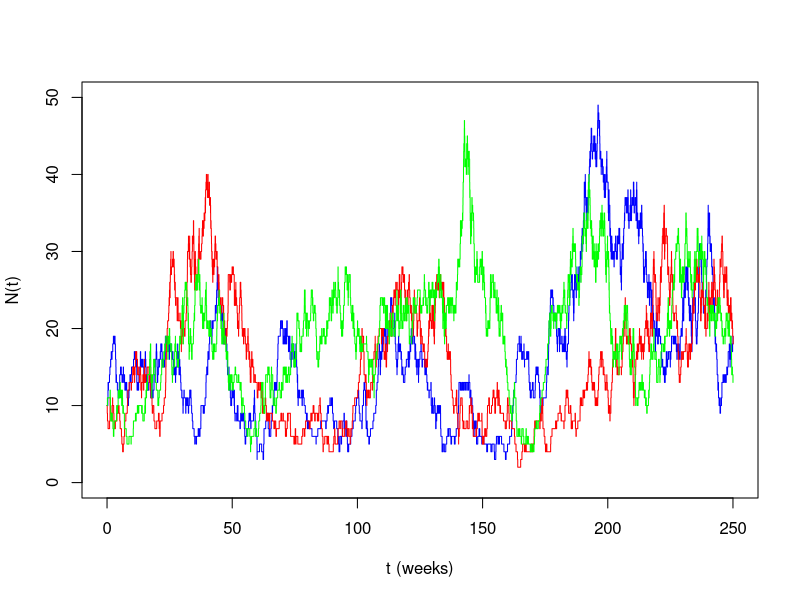
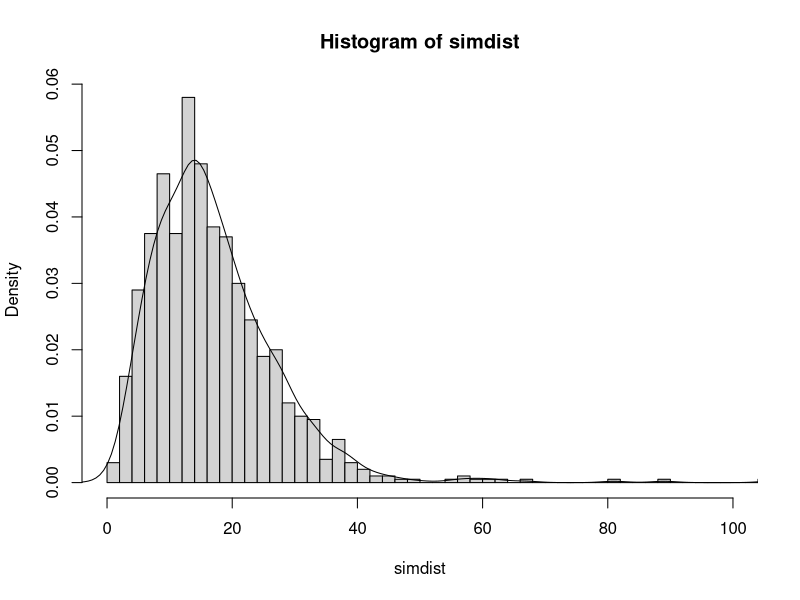

Reproduce these figures in R, in order.
set.seed(1)

# Question 2 b

ratpopulation = function (T=250, N0=10, lambda=0.2, theta=0.4, mu=0.25) {
  t = 0
  N = N0
  i = 1
  A.t = rexp(1,N*lambda+theta)             # first arrival time
  D.t = ifelse(N == 0, A.t,rexp(1,N*mu))   # first departure time
  while (t[i] < T) {
    if(N[i] == 0){                        # no rats = no departure
      t[i+1] = A.t
      N[i+1] = 1
      A.t <- t[i+1] + rexp(1,N[i+1]*lambda+theta)
      D.t <- t[i+1] + rexp(1,N[i+1]*mu)
    }
    else{
      t[i+1] = min(A.t,D.t)
      N[i+1] = N[i] + ifelse(A.t < D.t, 1, -1)
      if(A.t < D.t){                              # is arrival ?
        A.t = t[i+1] + rexp(1,N[i+1]*lambda+theta)   # next arrival time
      }
      else {                                      # is departure
        D.t = ifelse(N[i+1] == 0, t[i+1], t[i+1] + rexp(1,N[i+1]*mu))         # next departure time
        }
      }
  i = i + 1
  }
  cbind (t=t, N=N)
}

# Question 2 c

x1 = ratpopulation()
n1 = nrow (x1)
plot (c(x1[1,1], rep(x1[-1,1], each =2), x1[n1,1]), rep(x1[,2], each =2), col="blue",
      type ="l", xlab ="t (weeks)", ylab ="N(t)", xlim=c(0, 250), ylim=c(0, 50))

x2 = ratpopulation()
n2 = nrow (x2)
lines(c(x2[1,1], rep(x2[-1,1], each =2), x2[n2,1]), rep(x2[,2], each =2), col="red")

x3 = ratpopulation()
n3 = nrow (x3)
lines(c(x3[1,1], rep(x3[-1,1], each =2), x3[n3,1]), rep(x3[,2], each =2), col="green")

# Question 2 d

dist1yr <- function(N = 1000, T = 52){
  vr1yr <- rep(NA,N)
  for (i in 1:N){
    r1yr <- ratpopulation(T=T)
    len <- length(r1yr)
    vr1yr[i] <- r1yr[len]
  }
  return(vr1yr)
}

simdist <- dist1yr()

hist(simdist, xlim=c(0,100), breaks=200, prob=TRUE)
lines(density(simdist))

## Appears to follow Gamma (Erlang?) distribution

# Question 2 e

longavrats <- function(N=100, T=1000){
  avgs <- rep(NA, N)
  for (i in 1:N){
    x1 = ratpopulation(T=T)  
    k = x1[,1] >= .2 * T
    x2 = x1[k,] 
    avgs[i] <- mean(x2[,2])
  }
  return(mean(avgs))
}